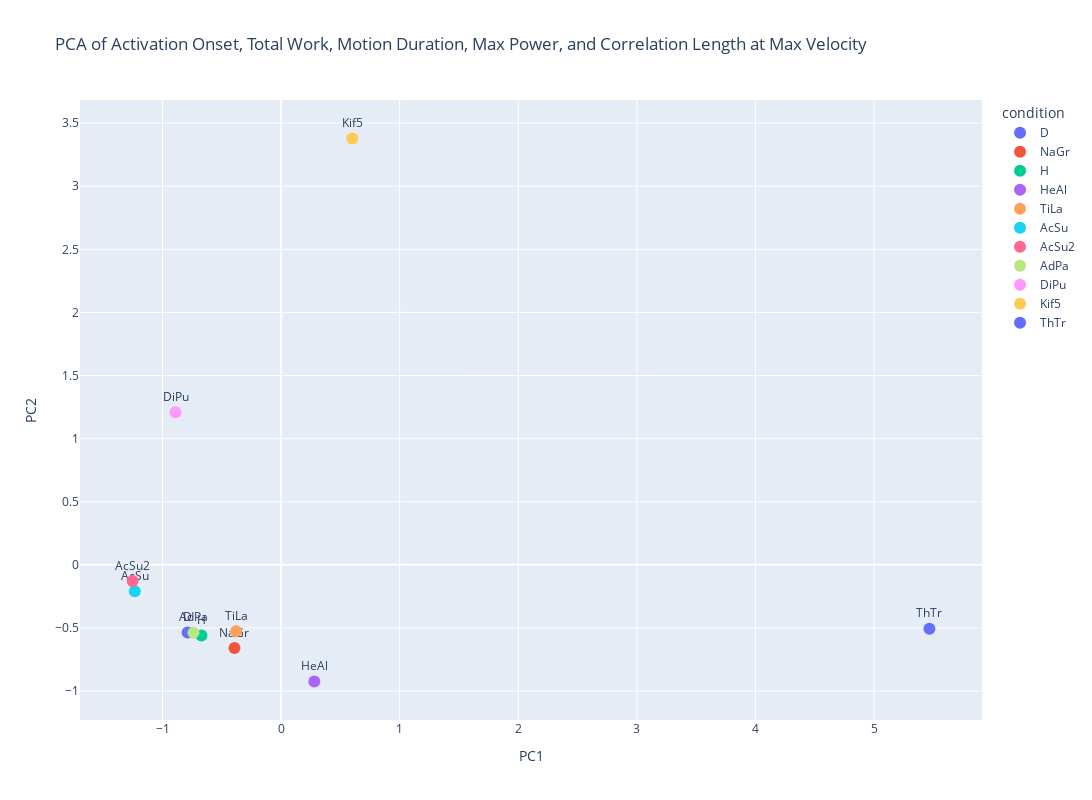

Notebook source saved alongside this figure:
### Code cell
from sklearn.decomposition import PCA
from sklearn.preprocessing import StandardScaler
import plotly.express as px

# Prepare the data for PCA
pca_data = []
conditions = []
for condition in all_conditions.keys():
    condition_data = df[df['condition'] == condition]
    
    condition_data = condition_data.dropna(subset=['power [W]_mean', 'correlation length [m]_mean', 'velocity magnitude [m/s]_mean'])
    
    # Calculate required metrics
    activation_onset = activation_motion_data[condition][0]
    motion_duration = activation_motion_data[condition][1]
    total_work = condition_data['power [W]_mean'].sum()
    max_power = condition_data['power [W]_mean'].max()
    
    # Find the correlation length at the time of maximal velocity
    max_velocity_index = condition_data['velocity magnitude [m/s]_mean'].idxmax()
    correlation_length_at_max_velocity = condition_data.loc[max_velocity_index, 'correlation length [m]_mean']
    
    pca_data.append([activation_onset, total_work, motion_duration, max_power, correlation_length_at_max_velocity])
    conditions.append(condition.replace('-RT', ''))

# Standardize the data
scaler = StandardScaler()
pca_data_scaled = scaler.fit_transform(pca_data)

# Perform PCA
pca = PCA(n_components=2)
principal_components = pca.fit_transform(pca_data_scaled)

# Create a DataFrame with the PCA results
pca_df = pd.DataFrame(data=principal_components, columns=['PC1', 'PC2'])
pca_df['condition'] = conditions

# Plot the PCA results using Plotly for interactive tooltips
fig = px.scatter(pca_df, x='PC1', y='PC2', text='condition', color='condition', 
                 title='PCA of Activation Onset, Total Work, Motion Duration, Max Power, and Correlation Length at Max Velocity')
fig.update_traces(marker=dict(size=12), textposition='top center', selector=dict(mode='markers+text'))
fig.update_layout(showlegend=True, width=1200, height=800)  # Make the plot bigger
fig.show()

### Figure 1 — Plotly figure (JSON) as saved in the notebook; plotly's stock layout.template omitted (floating-point values rounded to 4 significant figures)
{"data": [{"hovertemplate": "condition=%{text}<br>PC1=%{x}<br>PC2=%{y}<extra></extra>", "legendgroup": "D", "marker": {"color": "#636efa", "size": 12, "symbol": "circle"}, "mode": "markers+text", "name": "D", "orientation": "v", "showlegend": true, "text": ["D"], "textposition": "top center", "type": "scatter", "x": [-0.7876], "xaxis": "x", "y": [-0.5357], "yaxis": "y"}, {"hovertemplate": "condition=%{text}<br>PC1=%{x}<br>PC2=%{y}<extra></extra>", "legendgroup": "NaGr", "marker": {"color": "#EF553B", "size": 12, "symbol": "circle"}, "mode": "markers+text", "name": "NaGr", "orientation": "v", "showlegend": true, "text": ["NaGr"], "textposition": "top center", "type": "scatter", "x": [-0.3929], "xaxis": "x", "y": [-0.6589], "yaxis": "y"}, {"hovertemplate": "condition=%{text}<br>PC1=%{x}<br>PC2=%{y}<extra></extra>", "legendgroup": "H", "marker": {"color": "#00cc96", "size": 12, "symbol": "circle"}, "mode": "markers+text", "name": "H", "orientation": "v", "showlegend": true, "text": ["H"], "textposition": "top center", "type": "scatter", "x": [-0.6715], "xaxis": "x", "y": [-0.5594], "yaxis": "y"}, {"hovertemplate": "condition=%{text}<br>PC1=%{x}<br>PC2=%{y}<extra></extra>", "legendgroup": "HeAl", "marker": {"color": "#ab63fa", "size": 12, "symbol": "circle"}, "mode": "markers+text", "name": "HeAl", "orientation": "v", "showlegend": true, "text": ["HeAl"], "textposition": "top center", "type": "scatter", "x": [0.2802], "xaxis": "x", "y": [-0.9242], "yaxis": "y"}, {"hovertemplate": "condition=%{text}<br>PC1=%{x}<br>PC2=%{y}<extra></extra>", "legendgroup": "TiLa", "marker": {"color": "#FFA15A", "size": 12, "symbol": "circle"}, "mode": "markers+text", "name": "TiLa", "orientation": "v", "showlegend": true, "text": ["TiLa"], "textposition": "top center", "type": "scatter", "x": [-0.3796], "xaxis": "x", "y": [-0.5262], "yaxis": "y"}, {"hovertemplate": "condition=%{text}<br>PC1=%{x}<br>PC2=%{y}<extra></extra>", "legendgroup": "AcSu", "marker": {"color": "#19d3f3", "size": 12, "symbol": "circle"}, "mode": "markers+text", "name": "AcSu", "orientation": "v", "showlegend": true, "text": ["AcSu"], "textposition": "top center", "type": "scatter", "x": [-1.234], "xaxis": "x", "y": [-0.21], "yaxis": "y"}, {"hovertemplate": "condition=%{text}<br>PC1=%{x}<br>PC2=%{y}<extra></extra>", "legendgroup": "AcSu2", "marker": {"color": "#FF6692", "size": 12, "symbol": "circle"}, "mode": "markers+text", "name": "AcSu2", "orientation": "v", "showlegend": true, "text": ["AcSu2"], "textposition": "top center", "type": "scatter", "x": [-1.252], "xaxis": "x", "y": [-0.1288], "yaxis": "y"}, {"hovertemplate": "condition=%{text}<br>PC1=%{x}<br>PC2=%{y}<extra></extra>", "legendgroup": "AdPa", "marker": {"color": "#B6E880", "size": 12, "symbol": "circle"}, "mode": "markers+text", "name": "AdPa", "orientation": "v", "showlegend": true, "text": ["AdPa"], "textposition": "top center", "type": "scatter", "x": [-0.7391], "xaxis": "x", "y": [-0.5374], "yaxis": "y"}, {"hovertemplate": "condition=%{text}<br>PC1=%{x}<br>PC2=%{y}<extra></extra>", "legendgroup": "DiPu", "marker": {"color": "#FF97FF", "size": 12, "symbol": "circle"}, "mode": "markers+text", "name": "DiPu", "orientation": "v", "showlegend": true, "text": ["DiPu"], "textposition": "top center", "type": "scatter", "x": [-0.8901], "xaxis": "x", "y": [1.209], "yaxis": "y"}, {"hovertemplate": "condition=%{text}<br>PC1=%{x}<br>PC2=%{y}<extra></extra>", "legendgroup": "Kif5", "marker": {"color": "#FECB52", "size": 12, "symbol": "circle"}, "mode": "markers+text", "name": "Kif5", "orientation": "v", "showlegend": true, "text": ["Kif5"], "textposition": "top center", "type": "scatter", "x": [0.5999], "xaxis": "x", "y": [3.378], "yaxis": "y"}, {"hovertemplate": "condition=%{text}<br>PC1=%{x}<br>PC2=%{y}<extra></extra>", "legendgroup": "ThTr", "marker": {"color": "#636efa", "size": 12, "symbol": "circle"}, "mode": "markers+text", "name": "ThTr", "orientation": "v", "showlegend": true, "text": ["ThTr"], "textposition": "top center", "type": "scatter", "x": [5.466], "xaxis": "x", "y": [-0.5059], "yaxis": "y"}], "layout": {"height": 800, "legend": {"title": {"text": "condition"}, "tracegroupgap": 0}, "showlegend": true, "title": {"text": "PCA of Activation Onset, Total Work, Motion Duration, Max Power, and Correlation Length at Max Velocity"}, "width": 1200, "xaxis": {"anchor": "y", "domain": [0, 1], "title": {"text": "PC1"}}, "yaxis": {"anchor": "x", "domain": [0, 1], "title": {"text": "PC2"}}}}
